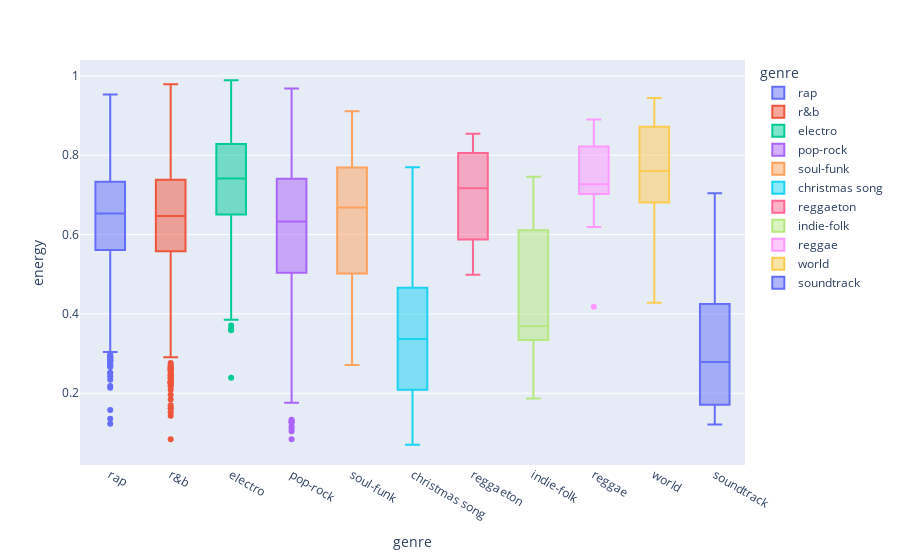

Here is the notebook cell this chart was saved with:
### Code cell
px.box(audio, x='genre', y='energy', color='genre', hover_name=audio.index)

### Figure 1 — Plotly figure (JSON) as saved in the notebook; plotly's stock layout.template omitted (floating-point values rounded to 4 significant figures; data arrays with more than 128 entries replaced by an {"elided": "..."} marker saying what was removed)
{"data": [{"alignmentgroup": "True", "hovertemplate": "<b>%{hovertext}</b><br><br>genre=%{x}<br>energy=%{y}<extra></extra>", "hovertext": {"elided": "3105 int values"}, "legendgroup": "rap", "marker": {"color": "#636efa"}, "name": "rap", "notched": false, "offsetgroup": "rap", "orientation": "v", "showlegend": true, "type": "box", "x": {"elided": "3105 str values"}, "x0": " ", "xaxis": "x", "y": {"elided": "3105 float values"}, "y0": " ", "yaxis": "y"}, {"alignmentgroup": "True", "hovertemplate": "<b>%{hovertext}</b><br><br>genre=%{x}<br>energy=%{y}<extra></extra>", "hovertext": {"elided": "4021 int values"}, "legendgroup": "r&b", "marker": {"color": "#EF553B"}, "name": "r&b", "notched": false, "offsetgroup": "r&b", "orientation": "v", "showlegend": true, "type": "box", "x": {"elided": "4021 str values"}, "x0": " ", "xaxis": "x", "y": {"elided": "4021 float values"}, "y0": " ", "yaxis": "y"}, {"alignmentgroup": "True", "hovertemplate": "<b>%{hovertext}</b><br><br>genre=%{x}<br>energy=%{y}<extra></extra>", "hovertext": {"elided": "572 int values"}, "legendgroup": "electro", "marker": {"color": "#00cc96"}, "name": "electro", "notched": false, "offsetgroup": "electro", "orientation": "v", "showlegend": true, "type": "box", "x": {"elided": "572 str values"}, "x0": " ", "xaxis": "x", "y": {"elided": "572 float values"}, "y0": " ", "yaxis": "y"}, {"alignmentgroup": "True", "hovertemplate": "<b>%{hovertext}</b><br><br>genre=%{x}<br>energy=%{y}<extra></extra>", "hovertext": {"elided": "1040 int values"}, "legendgroup": "pop-rock", "marker": {"color": "#ab63fa"}, "name": "pop-rock", "notched": false, "offsetgroup": "pop-rock", "orientation": "v", "showlegend": true, "type": "box", "x": {"elided": "1040 str values"}, "x0": " ", "xaxis": "x", "y": {"elided": "1040 float values"}, "y0": " ", "yaxis": "y"}, {"alignmentgroup": "True", "hovertemplate": "<b>%{hovertext}</b><br><br>genre=%{x}<br>energy=%{y}<extra></extra>", "hovertext": [94, 257, 259, 461, 609, 872, 1039, 1299, 1316, 1913, 2540, 2846, 3430, 5121, 5197, 5432, 5781, 5923, 6171, 6185, 6257, 6280, 6569, 7247, 7318, 7880, 8406, 8525, 8718, 8755], "legendgroup": "soul-funk", "marker": {"color": "#FFA15A"}, "name": "soul-funk", "notched": false, "offsetgroup": "soul-funk", "orientation": "v", "showlegend": true, "type": "box", "x": ["soul-funk", "soul-funk", "soul-funk", "soul-funk", "soul-funk", "soul-funk", "soul-funk", "soul-funk", "soul-funk", "soul-funk", "soul-funk", "soul-funk", "soul-funk", "soul-funk", "soul-funk", "soul-funk", "soul-funk", "soul-funk", "soul-funk", "soul-funk", "soul-funk", "soul-funk", "soul-funk", "soul-funk", "soul-funk", "soul-funk", "soul-funk", "soul-funk", "soul-funk", "soul-funk"], "x0": " ", "xaxis": "x", "y": [0.673, 0.492, 0.707, 0.612, 0.386, 0.669, 0.699, 0.582, 0.502, 0.755, 0.769, 0.864, 0.804, 0.861, 0.422, 0.832, 0.604, 0.525, 0.415, 0.818, 0.911, 0.458, 0.7, 0.461, 0.271, 0.745, 0.804, 0.667, 0.6, 0.64], "y0": " ", "yaxis": "y"}, {"alignmentgroup": "True", "hovertemplate": "<b>%{hovertext}</b><br><br>genre=%{x}<br>energy=%{y}<extra></extra>", "hovertext": [333, 410, 585, 587, 742, 753, 844, 1054, 1155, 1596, 1957, 2126, 2425, 2437, 2575, 3049, 3136, 3224, 4011, 4023, 4457, 4494, 4627, 5277, 6103, 6759, 7132, 7230, 7714, 7716, 8475, 8483, 8758], "legendgroup": "christmas song", "marker": {"color": "#19d3f3"}, "name": "christmas song", "notched": false, "offsetgroup": "christmas song", "orientation": "v", "showlegend": true, "type": "box", "x": ["christmas song", "christmas song", "christmas song", "christmas song", "christmas song", "christmas song", "christmas song", "christmas song", "christmas song", "christmas song", "christmas song", "christmas song", "christmas song", "christmas song", "christmas song", "christmas song", "christmas song", "christmas song", "christmas song", "christmas song", "christmas song", "christmas song", "christmas song", "christmas song", "christmas song", "christmas song", "christmas song", "christmas song", "christmas song", "christmas song", "christmas song", "christmas song", "christmas song"], "x0": " ", "xaxis": "x", "y": [0.389, 0.337, 0.598, 0.095, 0.346, 0.506, 0.572, 0.12, 0.117, 0.172, 0.368, 0.27, 0.0702, 0.206, 0.211, 0.259, 0.107, 0.21, 0.47, 0.77, 0.276, 0.17, 0.241, 0.424, 0.526, 0.473, 0.643, 0.232, 0.465, 0.368, 0.321, 0.396, 0.424], "y0": " ", "yaxis": "y"}, {"alignmentgroup": "True", "hovertemplate": "<b>%{hovertext}</b><br><br>genre=%{x}<br>energy=%{y}<extra></extra>", "hovertext": [692, 7422, 7854, 8751], "legendgroup": "reggaeton", "marker": {"color": "#FF6692"}, "name": "reggaeton", "notched": false, "offsetgroup": "reggaeton", "orientation": "v", "showlegend": true, "type": "box", "x": ["reggaeton", "reggaeton", "reggaeton", "reggaeton"], "x0": " ", "xaxis": "x", "y": [0.757, 0.854, 0.499, 0.676], "y0": " ", "yaxis": "y"}, {"alignmentgroup": "True", "hovertemplate": "<b>%{hovertext}</b><br><br>genre=%{x}<br>energy=%{y}<extra></extra>", "hovertext": [704, 1260, 1862, 2309, 4989, 5145, 5289, 7034], "legendgroup": "indie-folk", "marker": {"color": "#B6E880"}, "name": "indie-folk", "notched": false, "offsetgroup": "indie-folk", "orientation": "v", "showlegend": true, "type": "box", "x": ["indie-folk", "indie-folk", "indie-folk", "indie-folk", "indie-folk", "indie-folk", "indie-folk", "indie-folk"], "x0": " ", "xaxis": "x", "y": [0.361, 0.585, 0.369, 0.308, 0.746, 0.637, 0.369, 0.187], "y0": " ", "yaxis": "y"}, {"alignmentgroup": "True", "hovertemplate": "<b>%{hovertext}</b><br><br>genre=%{x}<br>energy=%{y}<extra></extra>", "hovertext": [793, 836, 2661, 3930, 4106, 5096, 5270, 5876, 6702, 7146, 8731, 8752], "legendgroup": "reggae", "marker": {"color": "#FF97FF"}, "name": "reggae", "notched": false, "offsetgroup": "reggae", "orientation": "v", "showlegend": true, "type": "box", "x": ["reggae", "reggae", "reggae", "reggae", "reggae", "reggae", "reggae", "reggae", "reggae", "reggae", "reggae", "reggae"], "x0": " ", "xaxis": "x", "y": [0.72, 0.87, 0.72, 0.864, 0.619, 0.89, 0.727, 0.418, 0.78, 0.768, 0.727, 0.685], "y0": " ", "yaxis": "y"}, {"alignmentgroup": "True", "hovertemplate": "<b>%{hovertext}</b><br><br>genre=%{x}<br>energy=%{y}<extra></extra>", "hovertext": [975, 1435, 1507, 2448, 3273, 3558, 4675, 4862, 5652, 6970, 8453, 8559], "legendgroup": "world", "marker": {"color": "#FECB52"}, "name": "world", "notched": false, "offsetgroup": "world", "orientation": "v", "showlegend": true, "type": "box", "x": ["world", "world", "world", "world", "world", "world", "world", "world", "world", "world", "world", "world"], "x0": " ", "xaxis": "x", "y": [0.85, 0.741, 0.428, 0.894, 0.733, 0.503, 0.777, 0.944, 0.944, 0.743, 0.825, 0.629], "y0": " ", "yaxis": "y"}, {"alignmentgroup": "True", "hovertemplate": "<b>%{hovertext}</b><br><br>genre=%{x}<br>energy=%{y}<extra></extra>", "hovertext": [3522, 4729, 6446, 6690, 6734], "legendgroup": "soundtrack", "marker": {"color": "#636efa"}, "name": "soundtrack", "notched": false, "offsetgroup": "soundtrack", "orientation": "v", "showlegend": true, "type": "box", "x": ["soundtrack", "soundtrack", "soundtrack", "soundtrack", "soundtrack"], "x0": " ", "xaxis": "x", "y": [0.279, 0.704, 0.188, 0.121, 0.332], "y0": " ", "yaxis": "y"}], "layout": {"boxmode": "overlay", "legend": {"title": {"text": "genre"}, "tracegroupgap": 0}, "margin": {"t": 60}, "xaxis": {"anchor": "y", "categoryarray": ["rap", "r&b", "electro", "pop-rock", "soul-funk", "christmas song", "reggaeton", "indie-folk", "reggae", "world", "soundtrack"], "categoryorder": "array", "domain": [0, 1], "title": {"text": "genre"}}, "yaxis": {"anchor": "x", "domain": [0, 1], "title": {"text": "energy"}}}}
